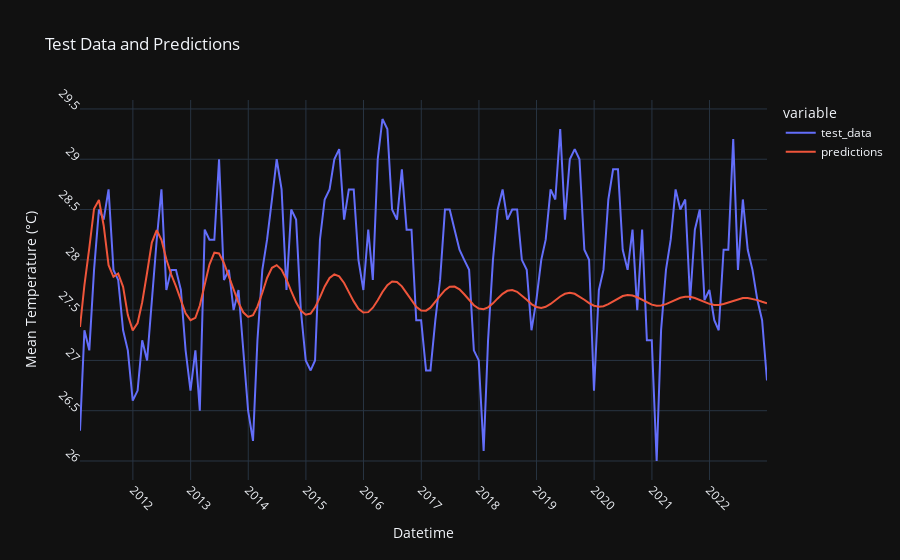

Write notebook code for a chart like this one.
### Markdown cell above
##### Clear pattern in residual data - means that there's some dynamic data that is failed to be captured i.e. not good.

### Code cell
plot_data = pd.DataFrame({'datetime': test_data.index, 'test_data': test_data.values, 'predictions': predictions})
# print(plot_data)
fig_pred_test = px.line(plot_data, x='datetime', y=['test_data', 'predictions'], labels={'datetime': 'Datetime', 'value': 'Mean Temperature (°C)'}, title='Test Data and Predictions')
fig_pred_test.update_xaxes(dtick='M12', tickangle=45)
fig_pred_test.update_yaxes(dtick=0.5, tickangle=45)
fig_pred_test.update_traces(hovertemplate='Datetime: %{x}<br>Mean Temperature: %{y}°C')
fig_pred_test.show()

print(f"Mean Absolute Percent Error: {round(np.mean(abs(residuals/test_data)), 4)}")
print(f"Root Mean Squared Error: {np.sqrt(np.mean(residuals**2))}")

### Figure 1 — Plotly figure (JSON) as saved in the notebook; plotly's stock layout.template omitted (floating-point values rounded to 4 significant figures; data arrays with more than 128 entries replaced by an {"elided": "..."} marker saying what was removed)
{"data": [{"hovertemplate": "Datetime: %{x}<br>Mean Temperature: %{y}°C", "legendgroup": "test_data", "line": {"color": "#636efa", "dash": "solid"}, "marker": {"symbol": "circle"}, "mode": "lines", "name": "test_data", "orientation": "v", "showlegend": true, "x": {"elided": "144 str values"}, "xaxis": "x", "y": {"elided": "144 float values"}, "yaxis": "y", "type": "scatter"}, {"hovertemplate": "Datetime: %{x}<br>Mean Temperature: %{y}°C", "legendgroup": "predictions", "line": {"color": "#EF553B", "dash": "solid"}, "marker": {"symbol": "circle"}, "mode": "lines", "name": "predictions", "orientation": "v", "showlegend": true, "x": {"elided": "144 str values"}, "xaxis": "x", "y": {"elided": "144 float values"}, "yaxis": "y", "type": "scatter"}], "layout": {"xaxis": {"anchor": "y", "domain": [0.0, 1.0], "title": {"text": "Datetime"}, "dtick": "M12", "tickangle": 45}, "yaxis": {"anchor": "x", "domain": [0.0, 1.0], "title": {"text": "Mean Temperature (°C)"}, "dtick": 0.5, "tickangle": 45}, "legend": {"title": {"text": "variable"}, "tracegroupgap": 0}, "title": {"text": "Test Data and Predictions"}}}
